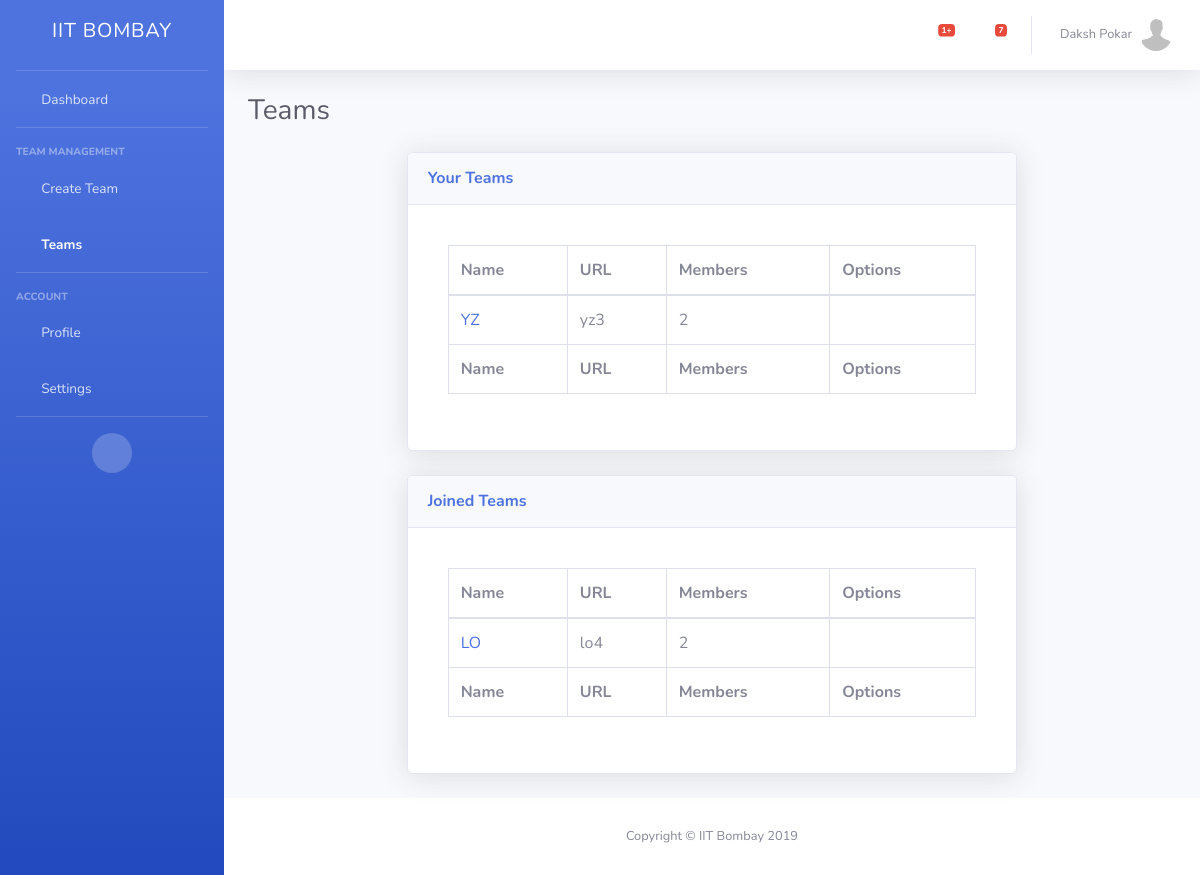
/teams/ (signed in), run on the app's committed database.
### TM/models.py (models this page shows)
class UserProfile(models.Model):
    user = models.ForeignKey(User, on_delete=models.CASCADE)
    username = models.CharField(max_length=400)
    profile_picture = models.FileField(upload_to=user_directory, null=True, default='/default_profile.jpg', blank=True)

class Teams(models.Model):
    id = models.AutoField(primary_key=True)
    name = models.CharField(max_length=400)
    url = models.CharField(max_length=400)
    admin = models.ForeignKey(User, on_delete=models.CASCADE)
    members = models.ManyToManyField(User, through='Membership', related_name="member")

class Membership(models.Model):
    member = models.ForeignKey(User, on_delete=models.CASCADE)
    team = models.ForeignKey(Teams, on_delete=models.CASCADE)

### TM/views.py (the view, shortened to what this page needs)
# urls.py: path('teams/', TeamView.as_view(), name="team"),
class TeamView(LoginRequiredMixin, TemplateView):
    login_url = '/../login/'
    template_name="teams.html"
    def get(self, request):
        user = request.user
        us = UserProfile.objects.get(user=user)
        teams = Teams.objects.filter(admin=user)
        joined_teams = Membership.objects.filter(member=User.objects.get(username=user.username))
        jt = None
        if joined_teams.all().count() == 1:
            jt = joined_teams.all()[0].team
        return render(request, self.template_name, {'teams': teams, 'us': us, 'user': user, 'joined_teams': joined_teams, 'jt': jt})

### TM/templates/teams.html (shortened to what this page needs)
<!DOCTYPE html>
{% load static %}
<html lang="en">
<head>
  <link href="{% static 'vendor/fontawesome-free/css/all.min.css' %}" rel="stylesheet" type="text/css">
  <link href="{% static 'css/sb-admin-2.min.css' %}" rel="stylesheet">
  <link href="{% static 'vendor/datatables/dataTables.bootstrap4.min.css' %}" rel="stylesheet">
</head>
<body id="page-top">
  <div id="wrapper">
    {% block sidebar %}
      {% include "menu.html" %}
    {% endblock %}
    <div id="content-wrapper" class="d-flex flex-column">
      <div id="content">
        {% block topbar %}
        {% include "topbar.html" %}
      {% endblock %}
        <div class="container-fluid">
          <div class="d-sm-flex align-items-center justify-content-between mb-4">
            <h1 class="h3 mb-0 text-gray-800">Teams</h1>
          </div>
          <form method="post" enctype="multipart/form-data">
          <div class="row">
            <div class="col-xl-2"></div>
            <div class="col-xl-8">
              <div class="card shadow mb-4">
                <div class="card-header py-3 d-flex flex-row align-items-center justify-content-between">
                  <h6 class="m-0 font-weight-bold text-primary">Your Teams </h6>
                </div>
                <div class="card-body">
                        <div class="card-body">
                                <div class="table-responsive">
                                  {%  if teams.all.count != 0 %}
                                  <table class="table table-bordered" id="dataTable" width="100%" cellspacing="0">
                                        <thead>
                                                <tr>
                                                  <th>Name</th>
                                                  <th>URL</th>
                                                  <th>Members</th>
                                                  <th>Options</th>
                                                </tr>
                                              </thead>
                                              <tfoot>
                                                    <tr>
                                                      <th>Name</th>
                                                      <th>URL</th>
                                                      <th>Members</th>
                                                      <th>Options</th>
                                                    </tr>
                                                </tfoot>
                                                <tbody>
                                                        {%    for i in teams.all  %}
                                                    <tr>
                                                        <td><a href="/team/{{ i.url }}/dashboard/">{{  i.name   }}</a></td>
                                                        <td>{{  i.url   }}</td>
                                                        <td>{{  i.members.count }}</td>
                                                        <td><a href="/team/{{ i.url }}/dashboard/"><i class="fas fa-external-link-alt"></i></a><a href="/team/{{ i.url }}/settings/" style="margin-left: 10px"><i class="fas fa-cog"></i></a><a href="/team/{{ i.url }}/delete/" style="margin-left: 10px"><i class="fas fa-trash"></i></a></td>
                                                    </tr>
                                                    {%  endfor  %}
                                                </tbody>
                                                </table>
                                                {%  else  %}
                                                <div align="center">There are no teams you are admin of!</div>
                                                {%  endif %}
                                                </div>
                                              </div>
                </div>
              </div>
              <div class="card shadow mb-4">
                  <div class="card-header py-3 d-flex flex-row align-items-center justify-content-between">
                    <h6 class="m-0 font-weight-bold text-primary">Joined Teams</h6>
                  </div>
                  <div class="card-body">
                          <div class="card-body">
                                  <div class="table-responsive">
                                    {%  if joined_teams.all.count == 1  %}
                                        {%  if jt.admin != user %}
                                        <table class="table table-bordered" id="dataTable1" width="100%" cellspacing="0">
                                            <thead>
                                                    <tr>
                                                      <th>Name</th>
                                                      <th>URL</th>
                                                      <th>Members</th>
                                                      <th>Options</th>
                                                    </tr>
                                                  </thead>
                                                  <tfoot>
                                                        <tr>
                                                          <th>Name</th>
                                                          <th>URL</th>
                                                          <th>Members</th>
                                                          <th>Options</th>
                                                        </tr>
                                                    </tfoot>
                                                    <tbody>
                                                            {%    for i in joined_teams.all  %}
                                                            {%  if i.team.admin != user %}
                                                        <tr>
                                                            <td><a href="/team/{{ i.team.url }}/dashboard/">{{  i.team.name   }}</a></td>
                                                            <td>{{  i.team.url   }}</td>
                                                            <td>{{  i.team.members.count }}</td>
                                                            <td><a href="/team/{{ i.team.url }}/dashboard/"><i class="fas fa-external-link-alt"></i></a></td>
                                                        </tr>
                                                          {%  endif %}
                                                        {%  endfor  %}
                                                    </tbody>
                                                    </table>
                                        {%  else  %}
                                          <div align="center">There are no teams you have joined!</div>
                                        {%  endif %}
                                    {%  elif joined_teams.all.count != 0 %}
                                    <table class="table table-bordered" id="dataTable2" width="100%" cellspacing="0">
                                          <thead>
                                                  <tr>
                                                    <th>Name</th>
                                                    <th>URL</th>
                                                    <th>Members</th>
                                                    <th>Options</th>
                                                  </tr>
                                                </thead>
                                                <tfoot>
                                                      <tr>
                                                        <th>Name</th>
                                                        <th>URL</th>
                                                        <th>Members</th>
                                                        <th>Options</th>
                                                      </tr>
                                                  </tfoot>
                                                  <tbody>
                                                          {%    for i in joined_teams.all  %}
                                                          {%  if i.team.admin != user %}
                                                      <tr>
                                                          <td><a href="/team/{{ i.team.url }}/dashboard/">{{  i.team.name   }}</a></td>
                                                          <td>{{  i.team.url   }}</td>
                                                          <td>{{  i.team.members.count }}</td>
                                                          <td><a href="/team/{{ i.team.url }}/dashboard/"><i class="fas fa-external-link-alt"></i></a></td>
                                                      </tr>
                                                        {%  endif %}
                                                      {%  endfor  %}
                                                  </tbody>
                                                  </table>
                                                  {%  else  %}
                                                  <div align="center">There are no teams you have joined!</div>
                                                  {%  endif %}
                                                  </div>
                                                </div>
                  </div>
                </div>
            </div>
            <div class="col-xl-2"></div>
            </div></form>
        </div>
      </div>
      {% block footer %}
      {% include "footer.html" %}
    {% endblock %}
    </div>
  </div>
</body>
</html>

### TM/templates/profile_menu.html (shortened to what this page needs)
            <li class="nav-item dropdown no-arrow">
              <a class="nav-link dropdown-toggle" href="#" id="userDropdown" role="button" data-toggle="dropdown" aria-haspopup="true" aria-expanded="false">
                <span class="mr-2 d-none d-lg-inline text-gray-600 small">{{  user.first_name  }} {{ user.last_name }}</span>
                <img class="img-profile rounded-circle" src="{{ MEDIA_ROOT }}{{  us.profile_picture.url  }}">
              </a>
            </li>

### data on the page
UserProfile: profile_picture (placeholder picture)
Teams: name "YZ", url "yz3", members.count "2"
Membership: team.name "LO", team "lo4", team.members.count "2"

### other printed values
{{ user.first_name }} "Daksh"
{{ user.last_name }} "Pokar"
